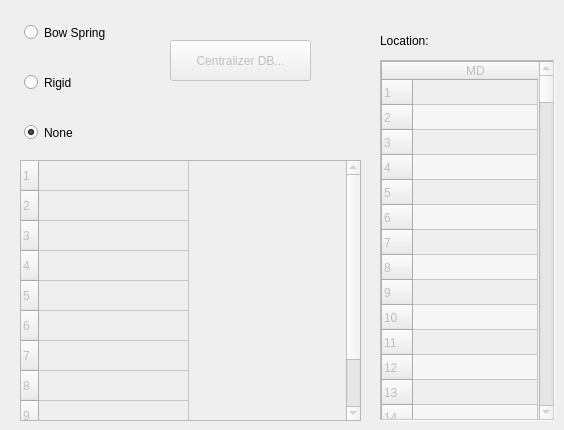
         <widget class="QWidget" name="tab_C">
          <attribute name="title">
           <string>C</string>
          </attribute>
          <widget class="QRadioButton" name="s3BowSpringCentralizer_radioButton_C">
           <property name="geometry">
            <rect>
             <x>24</x>
             <y>20</y>
             <width>109</width>
             <height>25</height>
            </rect>
           </property>
           <property name="text">
            <string>Bow Spring</string>
           </property>
          </widget>
          <widget class="QRadioButton" name="s3RigidCentralizer_radioButton_C">
           <property name="geometry">
            <rect>
             <x>24</x>
             <y>70</y>
             <width>64</width>
             <height>25</height>
            </rect>
           </property>
           <property name="text">
            <string>Rigid</string>
           </property>
          </widget>
          <widget class="QTableWidget" name="s3CentralizerProperties_tableWidget_C">
           <property name="enabled">
            <bool>false</bool>
           </property>
           <property name="geometry">
            <rect>
             <x>20</x>
             <y>160</y>
             <width>341</width>
             <height>261</height>
            </rect>
           </property>
           <property name="rowCount">
            <number>10</number>
           </property>
           <property name="columnCount">
            <number>1</number>
           </property>
           <attribute name="horizontalHeaderVisible">
            <bool>false</bool>
           </attribute>
           <attribute name="horizontalHeaderDefaultSectionSize">
            <number>150</number>
           </attribute>
           <attribute name="horizontalHeaderMinimumSectionSize">
            <number>120</number>
           </attribute>
           <attribute name="verticalHeaderDefaultSectionSize">
            <number>30</number>
           </attribute>
           <attribute name="verticalHeaderMinimumSectionSize">
            <number>28</number>
           </attribute>
           <row/>
           <row/>
           <row/>
           <row/>
           <row/>
           <row/>
           <row/>
           <row/>
           <row/>
           <row/>
           <column/>
          </widget>
          <widget class="QLabel" name="s3Location_label_C">
           <property name="geometry">
            <rect>
             <x>380</x>
             <y>30</y>
             <width>71</width>
             <height>21</height>
            </rect>
           </property>
           <property name="text">
            <string>Location:</string>
           </property>
          </widget>
          <widget class="QTableWidget" name="s3CentralizerRunningForce_tableWidget_C">
           <property name="enabled">
            <bool>false</bool>
           </property>
           <property name="geometry">
            <rect>
             <x>60</x>
             <y>190</y>
             <width>293</width>
             <height>158</height>
            </rect>
           </property>
           <property name="font">
            <font>
             <pointsize>9</pointsize>
            </font>
           </property>
           <property name="styleSheet">
            <string notr="true"/>
           </property>
           <property name="frameShape">
            <enum>QFrame::WinPanel</enum>
           </property>
           <property name="alternatingRowColors">
            <bool>true</bool>
           </property>
           <property name="rowCount">
            <number>10</number>
           </property>
           <attribute name="horizontalHeaderDefaultSectionSize">
            <number>120</number>
           </attribute>
           <attribute name="horizontalHeaderMinimumSectionSize">
            <number>100</number>
           </attribute>
           <attribute name="verticalHeaderDefaultSectionSize">
            <number>25</number>
           </attribute>
           <row/>
           <row/>
           <row/>
           <row/>
           <row/>
           <row/>
           <row/>
           <row/>
           <row/>
           <row/>
           <column>
            <property name="text">
             <string>Hole ID</string>
            </property>
           </column>
           <column>
            <property name="text">
             <string>Running F.</string>
            </property>
           </column>
          </widget>
          <widget class="QPushButton" name="s3CentralizerDB_pushButton_C">
           <property name="enabled">
            <bool>false</bool>
           </property>
           <property name="geometry">
            <rect>
             <x>170</x>
             <y>40</y>
             <width>141</width>
             <height>41</height>
            </rect>
           </property>
           <property name="text">
            <string>Centralizer DB...</string>
           </property>
          </widget>
          <widget class="QTableWidget" name="s3CentralizerLocation_tableWidget_C">
           <property name="enabled">
            <bool>false</bool>
           </property>
           <property name="geometry">
            <rect>
             <x>380</x>
             <y>60</y>
             <width>175</width>
             <height>361</height>
            </rect>
           </property>
           <property name="font">
            <font>
             <pointsize>9</pointsize>
            </font>
           </property>
           <property name="styleSheet">
            <string notr="true"/>
           </property>
           <property name="frameShape">
            <enum>QFrame::WinPanel</enum>
           </property>
           <property name="alternatingRowColors">
            <bool>true</bool>
           </property>
           <property name="rowCount">
            <number>1000</number>
           </property>
           <attribute name="horizontalHeaderDefaultSectionSize">
            <number>125</number>
           </attribute>
           <attribute name="verticalHeaderDefaultSectionSize">
            <number>25</number>
           </attribute>
           <row/>
           <row/>
           <row/>
           <row/>
           <row/>
           <row/>
           <row/>
           <row/>
           <row/>
           <row/>
           <row/>
           <row/>
           <row/>
           <row/>
           <row/>
           <row/>
           <row/>
           <row/>
           <row/>
           <row/>
           <row/>
           <row/>
           <row/>
           <row/>
           <row/>
           <row/>
           <row/>
           <row/>
           <row/>
           <row/>
           <row/>
           <row/>
           <row/>
           <row/>
           <row/>
           <row/>
           <row/>
           <row/>
           <row/>
           <row/>
           <row/>
           <row/>
           <row/>
           <row/>
           <row/>
           <row/>
           <row/>
           <row/>
           <row/>
           <row/>
           <row/>
           <row/>
           <row/>
           <row/>
           <row/>
           <row/>
           <row/>
           <row/>
           <row/>
           <row/>
           <row/>
           <row/>
           <row/>
           <row/>
           <row/>
           <row/>
           <row/>
           <row/>
           <row/>
           <row/>
           <row/>
           <row/>
           <row/>
           <row/>
           <row/>
           <row/>
           <row/>
           <row/>
           <row/>
           <row/>
           <row/>
           <row/>
           <row/>
           <row/>
           <row/>
           <row/>
           <row/>
           <row/>
           <row/>
           <row/>
           <row/>
           <row/>
           <row/>
           <row/>
           <row/>
           <row/>
           <row/>
           <row/>
           <row/>
           <row/>
           <row/>
           <row/>
           <row/>
           <row/>
           <row/>
           <row/>
           <row/>
           <row/>
           <row/>
           <row/>
           <row/>
           <row/>
           <row/>
           <row/>
           <row/>
           <row/>
           <row/>
           <row/>
           <row/>
           <row/>
           <row/>
           <row/>
           <row/>
           <row/>
           <row/>
           <row/>
           <row/>
           <row/>
           <row/>
           <row/>
           <row/>
           <row/>
           <row/>
           <row/>
           <row/>
           <row/>
           <row/>
           <row/>
           <row/>
           <row/>
           <row/>
           <row/>
           <row/>
           <row/>
           <row/>
           <row/>
           <row/>
           <row/>
           <row/>
           <row/>
           <row/>
           <row/>
           <row/>
           <row/>
           <row/>
           <row/>
           <row/>
           <row/>
           <row/>
           <row/>
           <row/>
           <row/>
           <row/>
           <row/>
           <row/>
           <row/>
           <row/>
           <row/>
           <row/>
           <row/>
           <row/>
           <row/>
           <row/>
           <row/>
           <row/>
           <row/>
           <row/>
           <row/>
           <row/>
           <row/>
           <row/>
           <row/>
           <row/>
           <row/>
           <row/>
           <row/>
           <row/>
           <row/>
           <row/>
           <row/>
           <row/>
           <row/>
           <row/>
           <row/>
           <row/>
           <row/>
           <row/>
           <row/>
           <row/>
           <row/>
           <row/>
           <row/>
           <row/>
           <row/>
           <row/>
           <row/>
           <row/>
           <row/>
           <row/>
           <row/>
           <row/>
           <row/>
           <row/>
           <row/>
           <row/>
           <row/>
           <row/>
           <row/>
           <row/>
           <row/>
           <row/>
           <row/>
           <row/>
           <row/>
           <row/>
           <row/>
           <row/>
           <row/>
           <row/>
           <row/>
           <row/>
           <row/>
           <row/>
           <row/>
           <row/>
           <row/>
           <row/>
           <row/>
           <row/>
           <row/>
           <row/>
           <row/>
           <row/>
           <row/>
           <row/>
           <row/>
           <row/>
           <row/>
           <row/>
           <row/>
           <row/>
           <row/>
           <row/>
           <row/>
           <row/>
           <row/>
           <row/>
           <row/>
           <row/>
           <row/>
           <row/>
           <row/>
           <row/>
           <row/>
           <row/>
           <row/>
           <row/>
           <row/>
           <row/>
           <row/>
           <row/>
           <row/>
           <row/>
           <row/>
           <row/>
           <row/>
           <row/>
           <row/>
           <row/>
           <row/>
           <row/>
           <row/>
           <row/>
           <row/>
           <row/>
           <row/>
           <row/>
           <row/>
           <row/>
           <row/>
           <row/>
           <row/>
           <row/>
           <row/>
           <row/>
           <row/>
           <row/>
           <row/>
           <row/>
           <row/>
           <row/>
           <row/>
           <row/>
           <row/>
           <row/>
           <row/>
           <row/>
           <row/>
           <row/>
           <row/>
           <row/>
           <row/>
           <row/>
           <row/>
           <row/>
           <row/>
           <row/>
           <row/>
           <row/>
           <row/>
           <row/>
           <row/>
           <row/>
           <row/>
           <row/>
           <row/>
           <row/>
           <row/>
           <row/>
           <row/>
           <row/>
           <row/>
           <row/>
           <row/>
           <row/>
           <row/>
           <row/>
           <row/>
           <row/>
           <row/>
           <row/>
           <row/>
           <row/>
           <row/>
           <row/>
           <row/>
           <row/>
           <row/>
           <row/>
           <row/>
           <row/>
           <row/>
           <row/>
           <row/>
           <row/>
           <row/>
           <row/>
           <row/>
           <row/>
           <row/>
           <row/>
           <row/>
           <row/>
           <row/>
           <row/>
           <row/>
           <row/>
           <row/>
           <row/>
           <row/>
           <row/>
           <row/>
           <row/>
           <row/>
           <row/>
           <row/>
           <row/>
           <row/>
           <row/>
           <row/>
           <row/>
           <row/>
           <row/>
           <row/>
           <row/>
           <row/>
           <row/>
           <row/>
           <row/>
           <row/>
           <row/>
           <row/>
           <row/>
           <row/>
           <row/>
           <row/>
           <row/>
           <row/>
           <row/>
           <row/>
           <row/>
           <row/>
           <row/>
           <row/>
           <row/>
           <row/>
           <row/>
           <row/>
           <row/>
           <row/>
           <row/>
           <row/>
           <row/>
           <row/>
           <row/>
           <row/>
           <row/>
           <row/>
           <row/>
           <row/>
           <row/>
           <row/>
           <row/>
           <row/>
           <row/>
           <row/>
           <row/>
           <row/>
           <row/>
           <row/>
           <row/>
           <row/>
           <row/>
           <row/>
           <row/>
           <row/>
           <row/>
           <row/>
           <row/>
           <row/>
           <row/>
           <row/>
           <row/>
           <row/>
           <row/>
           <row/>
           <row/>
           <row/>
           <row/>
           <row/>
           <row/>
           <row/>
           <row/>
           <row/>
           <row/>
           <row/>
           <row/>
           <row/>
           <row/>
           <row/>
           <row/>
           <row/>
           <row/>
           <row/>
           <row/>
           <row/>
           <row/>
           <row/>
           <row/>
           <row/>
           <row/>
           <row/>
           <row/>
           <row/>
           <row/>
           <row/>
           <row/>
           <row/>
           <row/>
           <row/>
           <row/>
           <row/>
           <row/>
           <row/>
           <row/>
           <row/>
           <row/>
           <row/>
           <row/>
           <row/>
           <row/>
           <row/>
           <row/>
           <row/>
           <row/>
           <row/>
           <row/>
           <row/>
           <row/>
           <row/>
           <row/>
           <row/>
           <row/>
           <row/>
           <row/>
           <row/>
           <row/>
           <row/>
           <row/>
           <row/>
           <row/>
           <row/>
           <row/>
           <row/>
           <row/>
           <row/>
           <row/>
           <row/>
           <row/>
           <row/>
           <row/>
           <row/>
           <row/>
           <row/>
           <row/>
           <row/>
           <row/>
           <row/>
           <row/>
           <row/>
           <row/>
           <row/>
           <row/>
           <row/>
           <row/>
           <row/>
           <row/>
           <row/>
           <row/>
           <row/>
           <row/>
           <row/>
           <row/>
           <row/>
           <row/>
           <row/>
           <row/>
           <row/>
           <row/>
           <row/>
           <row/>
           <row/>
           <row/>
           <row/>
           <row/>
           <row/>
           <row/>
           <row/>
           <row/>
           <row/>
           <row/>
           <row/>
           <row/>
           <row/>
           <row/>
           <row/>
           <row/>
           <row/>
           <row/>
           <row/>
           <row/>
           <row/>
           <row/>
           <row/>
           <row/>
           <row/>
           <row/>
           <row/>
           <row/>
           <row/>
           <row/>
           <row/>
           <row/>
           <row/>
           <row/>
           <row/>
           <row/>
           <row/>
           <row/>
           <row/>
           <row/>
           <row/>
           <row/>
           <row/>
           <row/>
           <row/>
           <row/>
           <row/>
           <row/>
           <row/>
           <row/>
           <row/>
           <row/>
           <row/>
           <row/>
           <row/>
           <row/>
           <row/>
           <row/>
           <row/>
           <row/>
           <row/>
           <row/>
           <row/>
           <row/>
           <row/>
           <row/>
           <row/>
           <row/>
           <row/>
           <row/>
           <row/>
           <row/>
           <row/>
           <row/>
           <row/>
           <row/>
           <row/>
           <row/>
           <row/>
           <row/>
           <row/>
           <row/>
           <row/>
           <row/>
           <row/>
           <row/>
           <row/>
           <row/>
           <row/>
           <row/>
           <row/>
           <row/>
           <row/>
           <row/>
           <row/>
           <row/>
           <row/>
           <row/>
           <row/>
           <row/>
           <row/>
           <row/>
           <row/>
           <row/>
           <row/>
           <row/>
           <row/>
           <row/>
           <row/>
           <row/>
           <row/>
           <row/>
           <row/>
           <row/>
           <row/>
           <row/>
           <row/>
           <row/>
           <row/>
           <row/>
           <row/>
           <row/>
           <row/>
           <row/>
           <row/>
           <row/>
           <row/>
           <row/>
           <row/>
           <row/>
           <row/>
           <row/>
           <row/>
           <row/>
           <row/>
           <row/>
           <row/>
           <row/>
           <row/>
           <row/>
           <row/>
           <row/>
           <row/>
           <row/>
           <row/>
           <row/>
           <row/>
           <row/>
           <row/>
           <row/>
           <row/>
           <row/>
           <row/>
           <row/>
           <row/>
           <row/>
           <row/>
           <row/>
           <row/>
           <row/>
           <row/>
           <row/>
           <row/>
           <row/>
           <row/>
           <row/>
           <row/>
           <row/>
           <row/>
           <row/>
           <row/>
           <row/>
           <row/>
           <row/>
           <row/>
           <row/>
           <row/>
           <row/>
           <row/>
           <row/>
           <row/>
           <row/>
           <row/>
           <row/>
           <row/>
           <row/>
           <row/>
           <row/>
           <row/>
           <row/>
           <row/>
           <row/>
           <row/>
           <row/>
           <row/>
           <row/>
           <row/>
           <row/>
           <row/>
           <row/>
           <row/>
           <row/>
           <row/>
           <row/>
           <row/>
           <row/>
           <row/>
           <row/>
           <row/>
           <row/>
           <row/>
           <row/>
           <row/>
           <row/>
           <row/>
           <row/>
           <row/>
           <row/>
           <row/>
           <row/>
           <row/>
           <row/>
           <row/>
           <row/>
           <row/>
           <row/>
           <row/>
           <row/>
           <row/>
           <row/>
           <row/>
           <row/>
           <row/>
           <row/>
           <row/>
           <row/>
           <row/>
           <row/>
           <row/>
           <row/>
           <row/>
           <row/>
           <row/>
           <row/>
           <row/>
           <row/>
           <row/>
           <row/>
           <row/>
           <row/>
           <row/>
           <row/>
           <row/>
           <row/>
           <row/>
           <row/>
           <row/>
           <row/>
           <row/>
           <row/>
           <row/>
           <row/>
           <row/>
           <row/>
           <row/>
           <row/>
           <row/>
           <row/>
           <row/>
           <row/>
           <row/>
           <row/>
           <row/>
           <row/>
           <row/>
           <row/>
           <row/>
           <row/>
           <row/>
           <row/>
           <row/>
           <row/>
           <row/>
           <row/>
           <row/>
           <row/>
           <row/>
           <row/>
           <row/>
           <row/>
           <row/>
           <row/>
           <row/>
           <row/>
           <row/>
           <row/>
           <row/>
           <row/>
           <row/>
           <row/>
           <row/>
           <row/>
           <row/>
           <row/>
           <row/>
           <row/>
           <row/>
           <row/>
           <row/>
           <row/>
           <row/>
           <row/>
           <row/>
           <row/>
           <row/>
           <row/>
           <row/>
           <row/>
           <row/>
           <row/>
           <row/>
           <row/>
           <row/>
           <row/>
           <row/>
           <row/>
           <row/>
           <row/>
           <row/>
           <row/>
           <row/>
           <row/>
           <row/>
           <row/>
           <row/>
           <row/>
           <row/>
           <row/>
           <row/>
           <row/>
           <row/>
           <row/>
           <row/>
           <row/>
           <row/>
           <row/>
           <row/>
           <row/>
           <row/>
           <row/>
           <row/>
           <row/>
           <row/>
           <row/>
           <row/>
           <row/>
           <row/>
           <row/>
           <row/>
           <row/>
           <row/>
           <row/>
           <row/>
           <row/>
           <row/>
           <row/>
           <row/>
           <row/>
           <row/>
           <row/>
           <row/>
           <row/>
           <row/>
           <row/>
           <row/>
           <row/>
           <row/>
           <row/>
           <row/>
           <row/>
           <row/>
           <row/>
           <row/>
           <row/>
           <row/>
           <row/>
           <row/>
           <row/>
           <row/>
           <row/>
           <row/>
           <row/>
           <row/>
           <row/>
           <row/>
           <row/>
           <row/>
           <row/>
           <row/>
           <row/>
           <row/>
           <row/>
           <row/>
           <row/>
           <row/>
           <row/>
           <row/>
           <row/>
           <row/>
           <row/>
           <row/>
           <row/>
           <row/>
           <row/>
           <row/>
           <row/>
           <row/>
           <row/>
           <row/>
           <row/>
           <row/>
           <row/>
           <row/>
           <row/>
           <row/>
           <row/>
           <row/>
           <row/>
           <row/>
           <row/>
           <row/>
           <row/>
           <row/>
           <row/>
           <row/>
           <row/>
           <row/>
           <row/>
           <row/>
           <row/>
           <row/>
           <row/>
           <row/>
           <row/>
           <row/>
           <row/>
           <row/>
           <row/>
           <row/>
           <column>
            <property name="text">
             <string>MD</string>
            </property>
           </column>
          </widget>
          <widget class="QRadioButton" name="s3NoneCentralizer_radioButton_C">
           <property name="geometry">
            <rect>
             <x>24</x>
             <y>120</y>
             <width>95</width>
             <height>25</height>
            </rect>
           </property>
           <property name="text">
            <string>None</string>
           </property>
           <property name="checked">
            <bool>true</bool>
           </property>
          </widget>
          <zorder>s3CentralizerRunningForce_tableWidget_C</zorder>
          <zorder>s3BowSpringCentralizer_radioButton_C</zorder>
          <zorder>s3RigidCentralizer_radioButton_C</zorder>
          <zorder>s3CentralizerProperties_tableWidget_C</zorder>
          <zorder>s3Location_label_C</zorder>
          <zorder>s3CentralizerDB_pushButton_C</zorder>
          <zorder>s3CentralizerLocation_tableWidget_C</zorder>
          <zorder>s3NoneCentralizer_radioButton_C</zorder>
         </widget>
